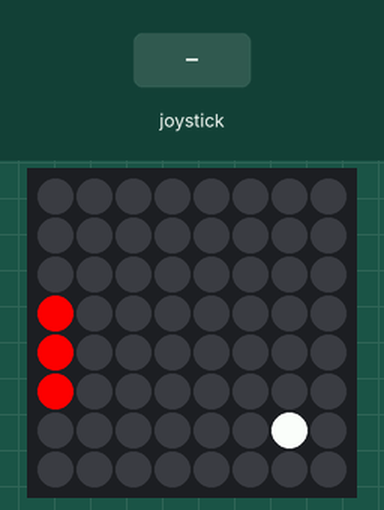
This program was run on a simulated Raspberry Pi (BCM pin numbers) with a Sense HAT. On the bench: the Sense HAT's 8×8 RGB LED matrix. The test bench sets the inputs (shaded band).

Above: at 0.9 s.
1.3 s: joystick pushed up
At 1.65 s:
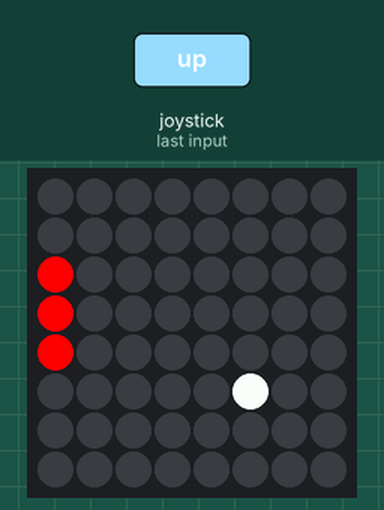
3.7 s: joystick pushed down
At 3.91 s:
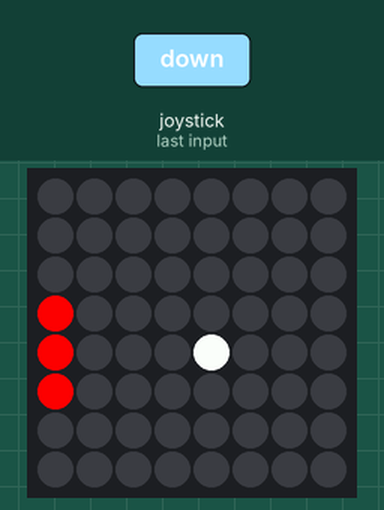
6.7 s: joystick pushed down
At 6.92 s:
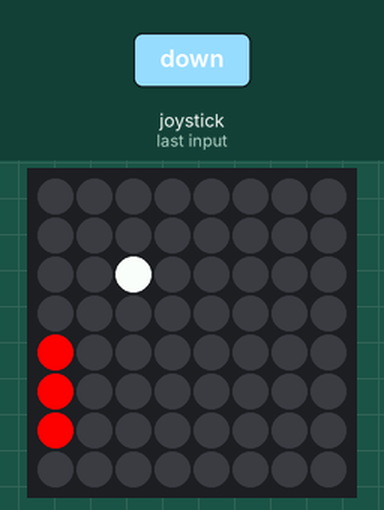
9.0 s: joystick pushed down
At 9.19 s:
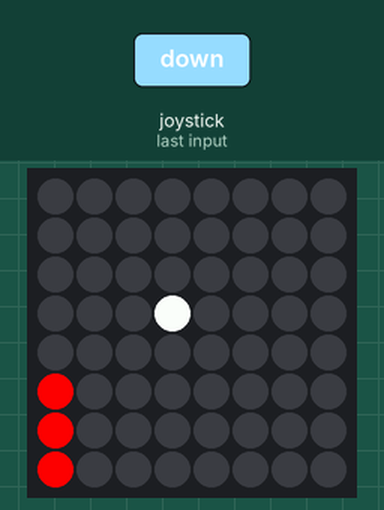
11.3 s: joystick pushed up
At 11.45 s:
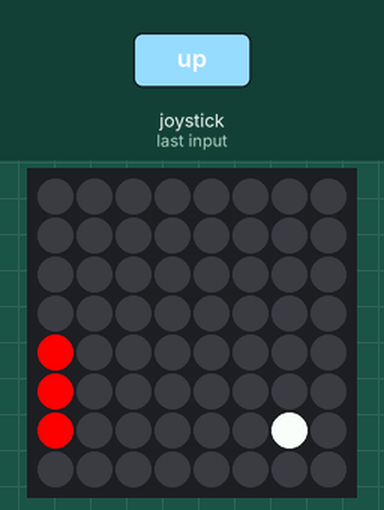
14.3 s: joystick pushed down
At 14.46 s:
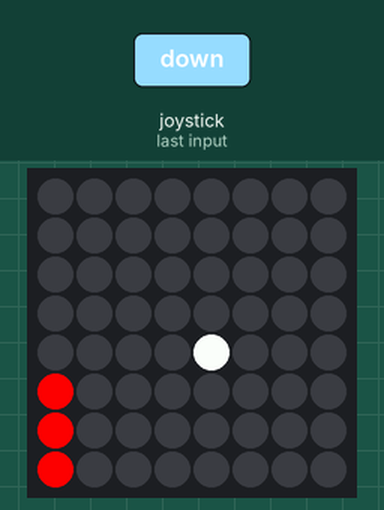
Timing chart, 0 to 17.3 s (numbered marks = the images above; inputs shaded):
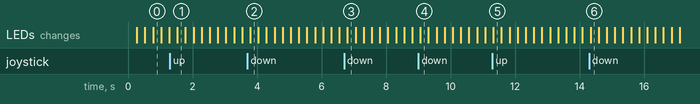

Measured:
- after the input at 1.3 s, the LEDs: change after 0.23 s (image 1)
- after the input at 3.7 s, the LEDs: change after 0.09 s (image 2)
- after the input at 6.7 s, the LEDs: change after 0.10 s (image 3)
- after the input at 9.0 s, the LEDs: change after 0.06 s (image 4)
- after the input at 11.3 s, the LEDs: change at once (image 5)
- after the input at 14.3 s, the LEDs: change at once (image 6)

The program:

game.py
```python
from time import sleep
from sense_hat import SenseHat

sense = SenseHat()

ball_position = [3, 3]
ball_velocity = [1, 1]
bat_pos = 4

def draw_bat():
  sense.set_pixel(0, bat_pos, 255, 0, 0)
  sense.set_pixel(0, bat_pos+1, 255, 0, 0)
  sense.set_pixel(0, bat_pos-1, 255, 0, 0)

def move_up(event):
  global bat_pos
  if bat_pos > 1 and event.action=='pressed':
    bat_pos -= 1

def move_down(event):
  global bat_pos
  if bat_pos < 6 and event.action=='pressed':
    bat_pos += 1

def draw_ball():
  global ball_position
  # Draws the ball pixel
  sense.set_pixel(ball_position[0], ball_position[1], 255, 255, 255)
  # Moves the ball to the next position
  ball_position[0] += ball_velocity[0]
  ball_position[1] += ball_velocity[1]

  if ball_position[1] == 0 or ball_position[1] == 7:
    ball_velocity[1] = -ball_velocity[1]
  if ball_position[0] == 0 or ball_position[0] == 7:
    ball_velocity[0] = -ball_velocity[0]
  if ball_position[0] == 1 and bat_pos - 1 <= ball_position[1] <= bat_pos + 1:
    ball_velocity[0] = -ball_velocity[0]

sense.stick.direction_up = move_up
sense.stick.direction_down = move_down


while True:
  sense.clear(0, 0, 0)
  draw_bat()
  draw_ball()
  sleep(0.25)
```
